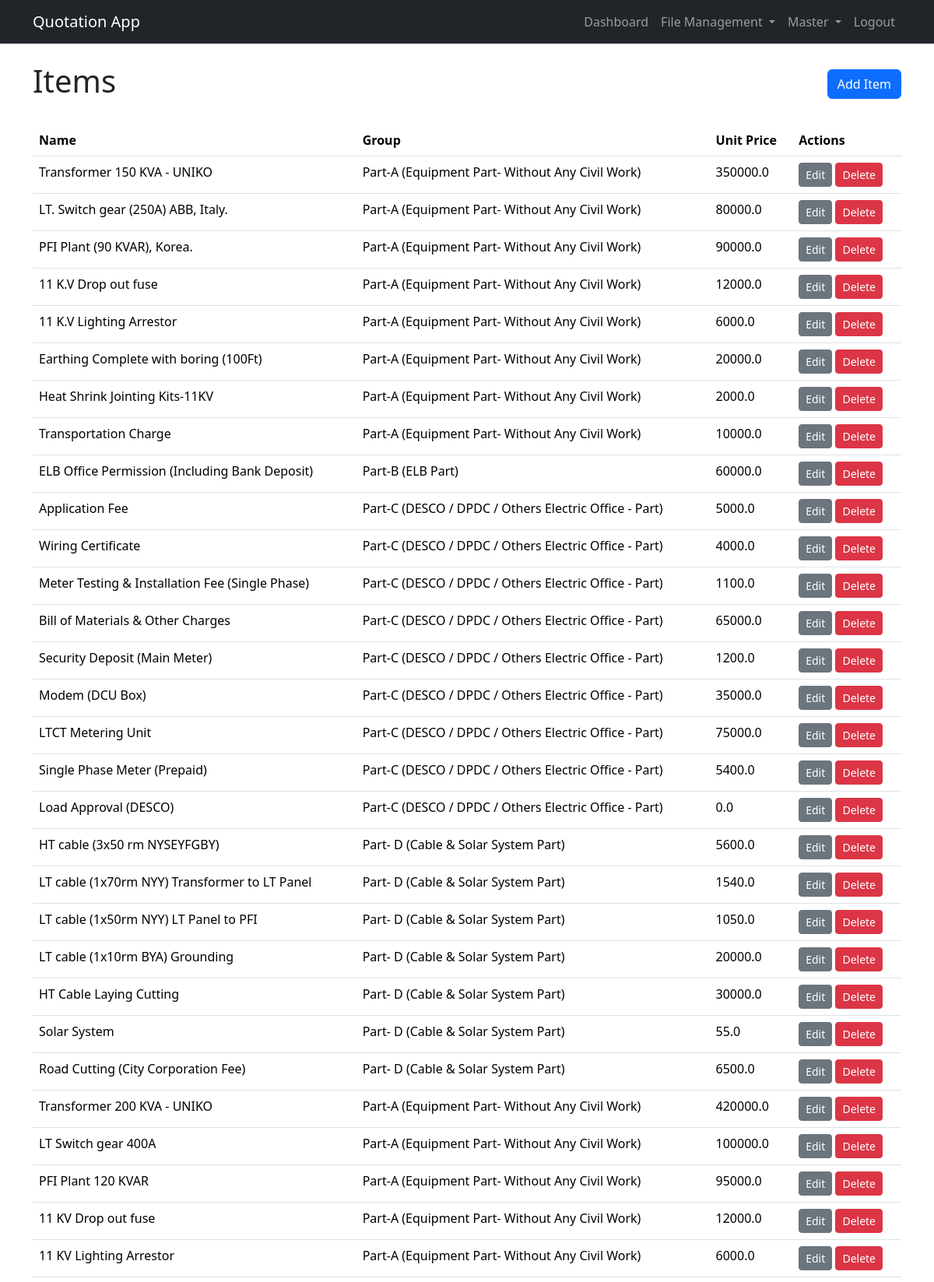
Page /items/ (signed in, upper part) on the committed database.
### pages/models.py (models this page shows, shortened)
class Item(models.Model):
    group = models.ForeignKey(ItemGroup, on_delete=models.CASCADE)
    name = models.CharField(max_length=255)
    description = models.TextField(blank=True, null=True)
    unit = models.ForeignKey(Unit, on_delete=models.SET_NULL, null=True, blank=True)
    unit_price = models.FloatField(default=0)
    class Meta:
        unique_together = ('group', 'name')

class ItemGroup(models.Model):
    name = models.CharField(max_length=255, unique=True)
    def __str__(self):
        return self.name

### pages/views.py (the view)
# urls.py: path('items/', ItemListView.as_view(), name='item_list'),
@method_decorator(login_required, name='dispatch')
class ItemListView(ListView):
    model = Item
    template_name = 'pages/quotations/item_list.html'

### templates/pages/quotations/item_list.html (shortened to what this page needs)
{% extends 'base.html' %}
{% block content %}
    <div class="d-flex justify-content-between align-items-center mb-4">
        <h1>Items</h1>
        <a href="{% url 'item_create' %}" class="btn btn-primary">Add Item</a>
    </div>
    <table class="table">
        <thead>
            <tr>
                <th>Name</th>
                <th>Group</th>
                <th>Unit Price</th>
                <th>Actions</th>
            </tr>
        </thead>
        <tbody>
            {% for item in object_list %}
                <tr>
                    <td>{{ item.name }}</td>
                    <td>{{ item.group }}</td>
                    <td>{{ item.unit_price }}</td>
                    <td>
                        <a href="{% url 'item_update' item.pk %}" class="btn btn-sm btn-secondary">Edit</a>
                        <a href="{% url 'item_delete' item.pk %}" class="btn btn-sm btn-danger">Delete</a>
                    </td>
                </tr>
            {% endfor %}
        </tbody>
    </table>
{% endblock %}

### rows in the picture
Item: name "Transformer 150 KVA - UNIKO", group "Part-A (Equipment Part- Without Any Civil Work)", unit_price "350000.0"
Item: name "LT. Switch gear (250A) ABB, Italy.", group "Part-A (Equipment Part- Without Any Civil Work)", unit_price "80000.0"
Item: name "PFI Plant (90 KVAR), Korea.", group "Part-A (Equipment Part- Without Any Civil Work)", unit_price "90000.0"
Item: name "11 K.V Drop out fuse", group "Part-A (Equipment Part- Without Any Civil Work)", unit_price "12000.0"
Item: name "11 K.V Lighting Arrestor", group "Part-A (Equipment Part- Without Any Civil Work)", unit_price "6000.0"
Item: name "Earthing Complete with boring (100Ft)", group "Part-A (Equipment Part- Without Any Civil Work)", unit_price "20000.0"
Item: name "Heat Shrink Jointing Kits-11KV", group "Part-A (Equipment Part- Without Any Civil Work)", unit_price "2000.0"
Item: name "Transportation Charge", group "Part-A (Equipment Part- Without Any Civil Work)", unit_price "10000.0"
Item: name "ELB Office Permission (Including Bank Deposit)", group "Part-B (ELB Part)", unit_price "60000.0"
Item: name "Application Fee", group "Part-C (DESCO / DPDC / Others Electric Office - Part)", unit_price "5000.0"
Item: name "Wiring Certificate", group "Part-C (DESCO / DPDC / Others Electric Office - Part)", unit_price "4000.0"
Item: name "Meter Testing & Installation Fee (Single Phase)", group "Part-C (DESCO / DPDC / Others Electric Office - Part)", unit_price "1100.0"
Item: name "Bill of Materials & Other Charges", group "Part-C (DESCO / DPDC / Others Electric Office - Part)", unit_price "65000.0"
Item: name "Security Deposit (Main Meter)", group "Part-C (DESCO / DPDC / Others Electric Office - Part)", unit_price "1200.0"
Item: name "Modem (DCU Box)", group "Part-C (DESCO / DPDC / Others Electric Office - Part)", unit_price "35000.0"
Item: name "LTCT Metering Unit", group "Part-C (DESCO / DPDC / Others Electric Office - Part)", unit_price "75000.0"
Item: name "Single Phase Meter (Prepaid)", group "Part-C (DESCO / DPDC / Others Electric Office - Part)", unit_price "5400.0"
Item: name "Load Approval (DESCO)", group "Part-C (DESCO / DPDC / Others Electric Office - Part)", unit_price "0.0"
Item: name "HT cable (3x50 rm NYSEYFGBY)", group "Part- D (Cable & Solar System Part)", unit_price "5600.0"
Item: name "LT cable (1x70rm NYY) Transformer to LT Panel", group "Part- D (Cable & Solar System Part)", unit_price "1540.0"
Item: name "LT cable (1x50rm NYY) LT Panel to PFI", group "Part- D (Cable & Solar System Part)", unit_price "1050.0"
Item: name "LT cable (1x10rm BYA) Grounding", group "Part- D (Cable & Solar System Part)", unit_price "20000.0"
Item: name "HT Cable Laying Cutting", group "Part- D (Cable & Solar System Part)", unit_price "30000.0"
Item: name "Solar System", group "Part- D (Cable & Solar System Part)", unit_price "55.0"
Item: name "Road Cutting (City Corporation Fee)", group "Part- D (Cable & Solar System Part)", unit_price "6500.0"
Item: name "Transformer 200 KVA - UNIKO", group "Part-A (Equipment Part- Without Any Civil Work)", unit_price "420000.0"
Item: name "LT Switch gear 400A", group "Part-A (Equipment Part- Without Any Civil Work)", unit_price "100000.0"
Item: name "PFI Plant 120 KVAR", group "Part-A (Equipment Part- Without Any Civil Work)", unit_price "95000.0"
Item: name "11 KV Drop out fuse", group "Part-A (Equipment Part- Without Any Civil Work)", unit_price "12000.0"
Item: name "11 KV Lighting Arrestor", group "Part-A (Equipment Part- Without Any Civil Work)", unit_price "6000.0"
